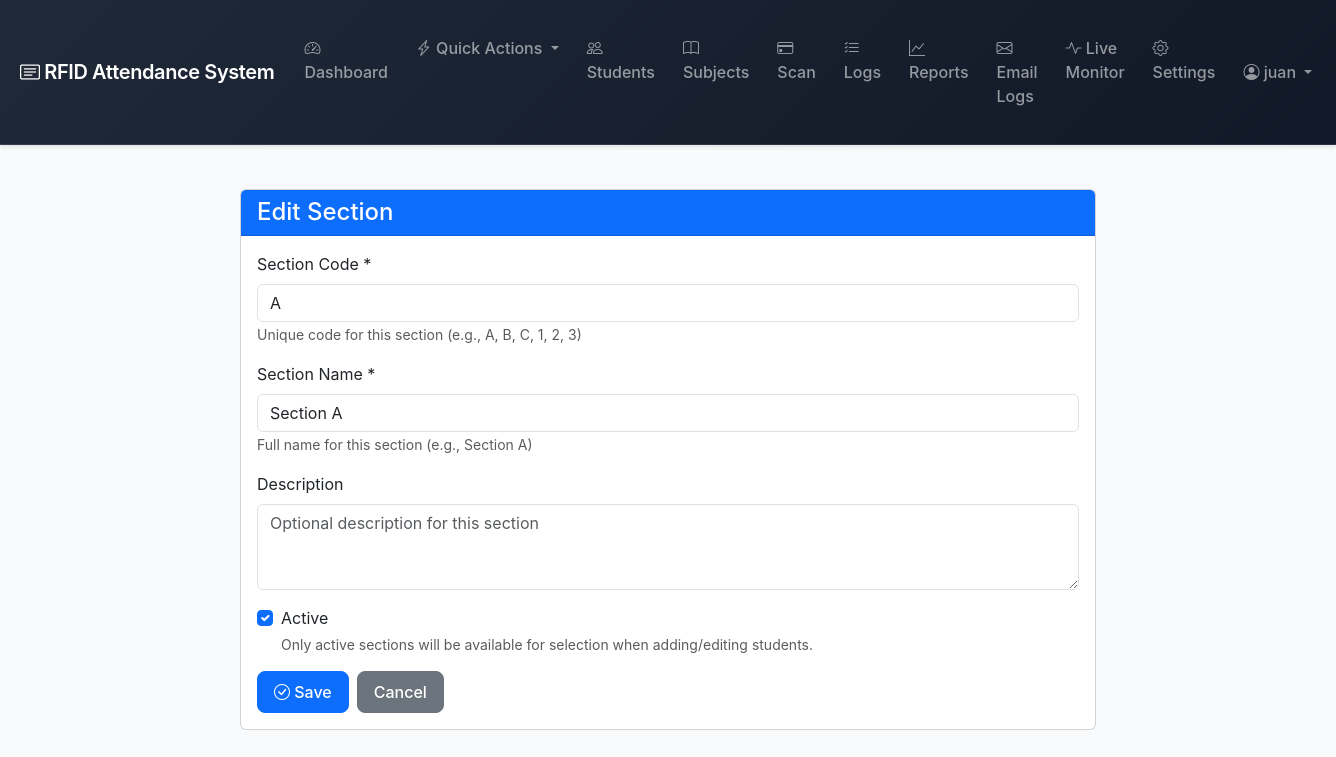
Page /sections/1/edit/ (signed in) on the committed database.
### attendance/models.py (models this page shows, shortened)
class Section(models.Model):
    code = models.CharField(max_length=20, unique=True, help_text="Section code (e.g., A, B, C)")
    name = models.CharField(max_length=100, help_text="Section name (e.g., Section A)")
    description = models.TextField(blank=True, default='', help_text="Optional section description")
    is_active = models.BooleanField(default=True, help_text="Whether this section is currently active")
    created_at = models.DateTimeField(auto_now_add=True)
    updated_at = models.DateTimeField(auto_now=True)
    class Meta:
        ordering = ['code']
        verbose_name_plural = "Sections"
        indexes = [
            models.Index(fields=['code', 'is_active']),
        ]

### attendance/views.py (the view, shortened to what this page needs)
# urls.py: path('sections/<int:section_id>/edit/', views.section_edit, name='section_edit'),
@login_required
def section_edit(request, section_id):
    section = get_object_or_404(Section, id=section_id)
    return render(request, 'attendance/section_form.html', {
        'section': section,
        'action': 'Edit'
    })

### attendance/templates/attendance/section_form.html (shortened to what this page needs)
{% extends 'attendance/base.html' %}
{% block content %}
<div class="row justify-content-center">
    <div class="col-md-8">
        <div class="card">
            <div class="card-header bg-primary text-white">
                <h4 class="mb-0">{{ action }} Section</h4>
            </div>
            <div class="card-body">
                <form method="POST">
                    <div class="mb-3">
                        <label for="code" class="form-label">Section Code *</label>
                        <input type="text" class="form-control" id="code" name="code"
                               value="{{ section.code|default:'' }}" required maxlength="20"
                               placeholder="e.g., A, B, C, 1, 2, 3">
                        <small class="form-text text-muted">Unique code for this section (e.g., A, B, C, 1, 2, 3)</small>
                    </div>
                    <div class="mb-3">
                        <label for="name" class="form-label">Section Name *</label>
                        <input type="text" class="form-control" id="name" name="name"
                               value="{{ section.name|default:'' }}" required maxlength="100"
                               placeholder="e.g., Section A">
                        <small class="form-text text-muted">Full name for this section (e.g., Section A)</small>
                    </div>
                    <div class="mb-3">
                        <label for="description" class="form-label">Description</label>
                        <textarea class="form-control" id="description" name="description" rows="3"
                                  placeholder="Optional description for this section">{{ section.description|default:'' }}</textarea>
                    </div>
                    <div class="mb-3">
                        <div class="form-check">
                            <input class="form-check-input" type="checkbox" id="is_active" name="is_active"
                                   {% if section.is_active or not section %}checked{% endif %}>
                            <label class="form-check-label" for="is_active">
                                Active
                            </label>
                            <small class="form-text text-muted d-block">Only active sections will be available for selection when adding/editing students.</small>
                        </div>
                    </div>
                    <div class="d-flex gap-2">
                        <button type="submit" class="btn btn-primary">
                            <i class="bi bi-check-circle"></i> Save
                        </button>
                        <a href="{% url 'section_list' %}" class="btn btn-secondary">Cancel</a>
                    </div>
                </form>
            </div>
        </div>
    </div>
</div>
{% endblock %}

### attendance/templates/attendance/base.html (shortened to what this page needs)
<!DOCTYPE html>
<html lang="en">
<head>
    <link href="https://cdn.jsdelivr.net/npm/bootstrap@5.3.0/dist/css/bootstrap.min.css" rel="stylesheet">
    <link rel="stylesheet" href="https://cdn.jsdelivr.net/npm/bootstrap-icons@1.11.0/font/bootstrap-icons.css">
</head>
<body>
    {% if user.is_authenticated %}
    <nav class="navbar navbar-expand-lg navbar-dark {% if user.student_profile %}bg-success{% elif is_adviser %}bg-info{% else %}bg-dark{% endif %} mb-4">
        <div class="container-fluid">
            <a class="navbar-brand" href="{% if user.student_profile %}{% url 'student_features' %}{% elif is_adviser %}{% url 'adviser_features' %}{% else %}{% url 'dashboard' %}{% endif %}">
                <i class="bi bi-card-text"></i> RFID Attendance System
            </a>
            <div class="collapse navbar-collapse" id="navbarNav">
                {% if user.student_profile %}
                <ul class="navbar-nav me-auto">
                    <li class="nav-item">
                        <a class="nav-link" href="{% url 'student_features' %}">
                            <i class="bi bi-speedometer2"></i> Features
                        </a>
                    </li>
                    <li class="nav-item">
                        <a class="nav-link" href="{% url 'student_dashboard' %}">
                            <i class="bi bi-clipboard-data"></i> My Dashboard
                        </a>
                    </li>
                    <li class="nav-item">
                        <a class="nav-link" href="{% url 'student_enroll_subjects' %}">
                            <i class="bi bi-book-plus"></i> Enroll Subjects
                        </a>
                    </li>
                </ul>
                <ul class="navbar-nav">
                    <li class="nav-item dropdown">
                        <a class="nav-link dropdown-toggle" href="#" id="navbarDropdown" role="button" data-bs-toggle="dropdown">
                            <i class="bi bi-person-circle"></i> {{ user.student_profile.name }}
                        </a>
                        <ul class="dropdown-menu dropdown-menu-end">
                            <li><a class="dropdown-item" href="{% url 'student_features' %}">
                                <i class="bi bi-speedometer2"></i> Features Dashboard
                            </a></li>
                            <li><a class="dropdown-item" href="{% url 'student_dashboard' %}">
                                <i class="bi bi-house"></i> Dashboard
                            </a></li>
                            <li><a class="dropdown-item" href="{% url 'student_enroll_subjects' %}">
                                <i class="bi bi-book-plus"></i> Enroll Subjects
                            </a></li>
                            <li><hr class="dropdown-divider"></li>
                            <li><a class="dropdown-item" href="{% url 'student_logout' %}">
                                <i class="bi bi-box-arrow-right"></i> Logout
                            </a></li>
                        </ul>
                    </li>
                </ul>
                {% else %}
                <ul class="navbar-nav me-auto">
                    <li class="nav-item">
                        <a class="nav-link" href="{% url 'dashboard' %}">
                            <i class="bi bi-speedometer2"></i> Dashboard
                        </a>
                    </li>
                    <li class="nav-item dropdown">
                        <a class="nav-link dropdown-toggle" href="#" id="quickActionsDropdown" role="button" data-bs-toggle="dropdown" aria-expanded="false">
                            <i class="bi bi-lightning-charge"></i> Quick Actions
                        </a>
                    </li>
                    <li class="nav-item">
                        <a class="nav-link" href="{% url 'student_list' %}">
                            <i class="bi bi-people"></i> Students
                        </a>
                    </li>
                    <li class="nav-item">
                        <a class="nav-link" href="{% url 'subject_list' %}">
                            <i class="bi bi-book"></i> Subjects
                        </a>
                    </li>
                    <li class="nav-item">
                        <a class="nav-link" href="{% url 'scan' %}">
                            <i class="bi bi-credit-card"></i> Scan
                        </a>
                    </li>
                    <li class="nav-item">
                        <a class="nav-link" href="{% url 'attendance_logs' %}">
                            <i class="bi bi-list-check"></i> Logs
                        </a>
                    </li>
                    <li class="nav-item">
                        <a class="nav-link" href="{% url 'student_summary' %}">
                            <i class="bi bi-graph-up"></i> Reports
                        </a>
                    </li>
                    <li class="nav-item">
                        <a class="nav-link" href="{% url 'email_logs' %}">
                            <i class="bi bi-envelope"></i> Email Logs
                        </a>
                    </li>
                    <li class="nav-item">
                        <a class="nav-link" href="{% url 'live_monitor' %}">
                            <i class="bi bi-activity"></i> Live Monitor
                        </a>
                    </li>
                    <li class="nav-item">
                        <a class="nav-link" href="{% url 'settings' %}">
                            <i class="bi bi-gear"></i> Settings
                        </a>
                    </li>
                </ul>
                <ul class="navbar-nav">
                    <li class="nav-item dropdown">
                        <a class="nav-link dropdown-toggle" href="#" id="navbarDropdown" role="button" data-bs-toggle="dropdown">
                            <i class="bi bi-person-circle"></i> {{ user.get_full_name|default:user.username }}
                        </a>
                    </li>
                </ul>
                {% endif %}
            </div>
        </div>
    </nav>
    {% endif %}
    <div class="container-fluid">
        {% block content %}{% endblock %}
    </div>
</body>
</html>

### attendance/templates/attendance/base.html (style rules this page uses)
:root { --primary-blue: #2563eb; --primary-blue-dark: #1e40af; --primary-blue-light: #3b82f6; --nav-bg-adviser: #1e3a8a; --nav-bg-student: #059669; --nav-bg-admin: #1f2937; }
body { background-color: #f8fafc; font-family: -apple-system, BlinkMacSystemFont, 'Segoe UI', Roboto, 'Helvetica Neue', Arial, sans-serif; }
.navbar { box-shadow: 0 2px 4px rgba(0,0,0,0.1); border-bottom: 1px solid rgba(255,255,255,0.1); }
.navbar-dark.bg-dark { background: linear-gradient(135deg, var(--nav-bg-admin) 0%, #111827 100%) !important; }
.navbar-brand { font-weight: 600; font-size: 1.25rem; letter-spacing: -0.02em; }
.nav-link { font-weight: 500; transition: all 0.2s ease; border-radius: 6px; margin: 0 2px; padding: 8px 12px !important; }
.btn { border-radius: 8px; font-weight: 500; padding: 8px 16px; transition: all 0.2s ease; }
.container-fluid { padding: 20px; }
html { scroll-behavior: smooth; }

### rows in the picture
Section: code "A", name "Section A", is_active "☑"

### other values in the picture
{{ user.get_full_name|default:user.username }} "juan"
{{ action }} "Edit"
